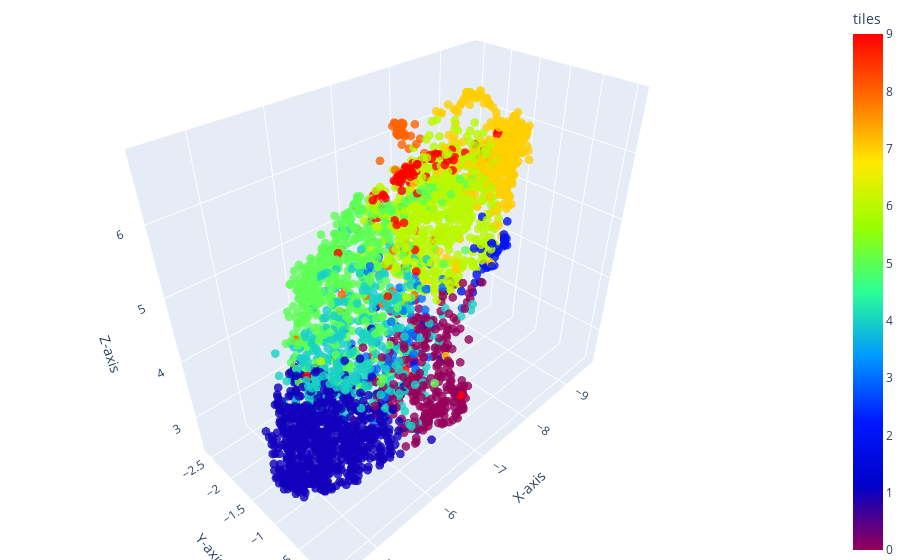

Source (notebook cell):
### Code cell
# visualise the clusters
Umap_vis_alternative(df, 'feats_clr')

### Figure 1 — Plotly figure (JSON) as saved in the notebook; plotly's stock layout.template omitted (floating-point values rounded to 4 significant figures; data arrays with more than 128 entries replaced by an {"elided": "..."} marker saying what was removed)
{"data": [{"marker": {"color": {"elided": "3265 int values"}, "colorbar": {"title": {"text": "tiles"}}, "colorscale": [[0, "rgb(150,0,90)"], [0.125, "rgb(0,0,200)"], [0.25, "rgb(0,25,255)"], [0.375, "rgb(0,152,255)"], [0.5, "rgb(44,255,150)"], [0.625, "rgb(151,255,0)"], [0.75, "rgb(255,234,0)"], [0.875, "rgb(255,111,0)"], [1, "rgb(255,0,0)"]], "opacity": 0.8, "size": 3}, "mode": "markers", "type": "scatter3d", "x": {"elided": "3265 float values"}, "y": {"elided": "3265 float values"}, "z": {"elided": "3265 float values"}}], "layout": {"margin": {"b": 0, "l": 0, "r": 0, "t": 0}, "scene": {"xaxis": {"title": {"text": "X-axis"}}, "yaxis": {"title": {"text": "Y-axis"}}, "zaxis": {"title": {"text": "Z-axis"}}}}}
